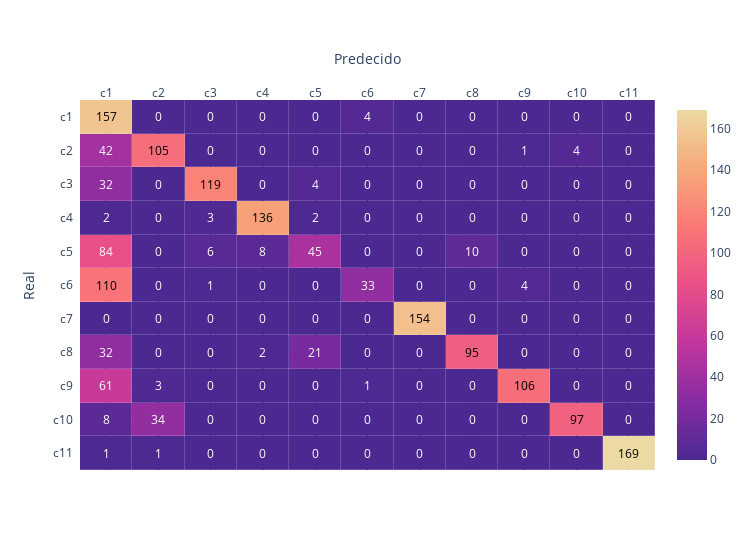

Notebook cell for this chart:
### Markdown cell above
<h6 style="color: black; background-color:#FF9933; padding: 5px; border-radius: 5px; width: 95%; font-size: 16px">
    Matriz de Confusión
</h6>

### Code cell
plot_multiclass_confusion_matrix(metricsPML1['matriz_confusion'])

### Figure 1 — Plotly figure (JSON) as saved in the notebook; plotly's stock layout.template omitted (floating-point values rounded to 4 significant figures)
{"data": [{"colorscale": [[0, "rgb(75, 41, 145)"], [0.1667, "rgb(135, 44, 162)"], [0.3333, "rgb(192, 54, 157)"], [0.5, "rgb(234, 79, 136)"], [0.6667, "rgb(250, 120, 118)"], [0.8333, "rgb(246, 169, 122)"], [1, "rgb(237, 217, 163)"]], "reversescale": false, "showscale": true, "type": "heatmap", "x": ["c1", "c2", "c3", "c4", "c5", "c6", "c7", "c8", "c9", "c10", "c11"], "xgap": 0.2, "y": ["c11", "c10", "c9", "c8", "c7", "c6", "c5", "c4", "c3", "c2", "c1"], "ygap": 0.2, "z": [[1, 1, 0, 0, 0, 0, 0, 0, 0, 0, 169], [8, 34, 0, 0, 0, 0, 0, 0, 0, 97, 0], [61, 3, 0, 0, 0, 1, 0, 0, 106, 0, 0], [32, 0, 0, 2, 21, 0, 0, 95, 0, 0, 0], [0, 0, 0, 0, 0, 0, 154, 0, 0, 0, 0], [110, 0, 1, 0, 0, 33, 0, 0, 4, 0, 0], [84, 0, 6, 8, 45, 0, 0, 10, 0, 0, 0], [2, 0, 3, 136, 2, 0, 0, 0, 0, 0, 0], [32, 0, 119, 0, 4, 0, 0, 0, 0, 0, 0], [42, 105, 0, 0, 0, 0, 0, 0, 1, 4, 0], [157, 0, 0, 0, 0, 4, 0, 0, 0, 0, 0]]}], "layout": {"annotations": [{"font": {"color": "#FFFFFF"}, "showarrow": false, "text": "1", "x": "c1", "xref": "x", "y": "c11", "yref": "y"}, {"font": {"color": "#FFFFFF"}, "showarrow": false, "text": "1", "x": "c2", "xref": "x", "y": "c11", "yref": "y"}, {"font": {"color": "#FFFFFF"}, "showarrow": false, "text": "0", "x": "c3", "xref": "x", "y": "c11", "yref": "y"}, {"font": {"color": "#FFFFFF"}, "showarrow": false, "text": "0", "x": "c4", "xref": "x", "y": "c11", "yref": "y"}, {"font": {"color": "#FFFFFF"}, "showarrow": false, "text": "0", "x": "c5", "xref": "x", "y": "c11", "yref": "y"}, {"font": {"color": "#FFFFFF"}, "showarrow": false, "text": "0", "x": "c6", "xref": "x", "y": "c11", "yref": "y"}, {"font": {"color": "#FFFFFF"}, "showarrow": false, "text": "0", "x": "c7", "xref": "x", "y": "c11", "yref": "y"}, {"font": {"color": "#FFFFFF"}, "showarrow": false, "text": "0", "x": "c8", "xref": "x", "y": "c11", "yref": "y"}, {"font": {"color": "#FFFFFF"}, "showarrow": false, "text": "0", "x": "c9", "xref": "x", "y": "c11", "yref": "y"}, {"font": {"color": "#FFFFFF"}, "showarrow": false, "text": "0", "x": "c10", "xref": "x", "y": "c11", "yref": "y"}, {"font": {"color": "#000000"}, "showarrow": false, "text": "169", "x": "c11", "xref": "x", "y": "c11", "yref": "y"}, {"font": {"color": "#FFFFFF"}, "showarrow": false, "text": "8", "x": "c1", "xref": "x", "y": "c10", "yref": "y"}, {"font": {"color": "#FFFFFF"}, "showarrow": false, "text": "34", "x": "c2", "xref": "x", "y": "c10", "yref": "y"}, {"font": {"color": "#FFFFFF"}, "showarrow": false, "text": "0", "x": "c3", "xref": "x", "y": "c10", "yref": "y"}, {"font": {"color": "#FFFFFF"}, "showarrow": false, "text": "0", "x": "c4", "xref": "x", "y": "c10", "yref": "y"}, {"font": {"color": "#FFFFFF"}, "showarrow": false, "text": "0", "x": "c5", "xref": "x", "y": "c10", "yref": "y"}, {"font": {"color": "#FFFFFF"}, "showarrow": false, "text": "0", "x": "c6", "xref": "x", "y": "c10", "yref": "y"}, {"font": {"color": "#FFFFFF"}, "showarrow": false, "text": "0", "x": "c7", "xref": "x", "y": "c10", "yref": "y"}, {"font": {"color": "#FFFFFF"}, "showarrow": false, "text": "0", "x": "c8", "xref": "x", "y": "c10", "yref": "y"}, {"font": {"color": "#FFFFFF"}, "showarrow": false, "text": "0", "x": "c9", "xref": "x", "y": "c10", "yref": "y"}, {"font": {"color": "#000000"}, "showarrow": false, "text": "97", "x": "c10", "xref": "x", "y": "c10", "yref": "y"}, {"font": {"color": "#FFFFFF"}, "showarrow": false, "text": "0", "x": "c11", "xref": "x", "y": "c10", "yref": "y"}, {"font": {"color": "#FFFFFF"}, "showarrow": false, "text": "61", "x": "c1", "xref": "x", "y": "c9", "yref": "y"}, {"font": {"color": "#FFFFFF"}, "showarrow": false, "text": "3", "x": "c2", "xref": "x", "y": "c9", "yref": "y"}, {"font": {"color": "#FFFFFF"}, "showarrow": false, "text": "0", "x": "c3", "xref": "x", "y": "c9", "yref": "y"}, {"font": {"color": "#FFFFFF"}, "showarrow": false, "text": "0", "x": "c4", "xref": "x", "y": "c9", "yref": "y"}, {"font": {"color": "#FFFFFF"}, "showarrow": false, "text": "0", "x": "c5", "xref": "x", "y": "c9", "yref": "y"}, {"font": {"color": "#FFFFFF"}, "showarrow": false, "text": "1", "x": "c6", "xref": "x", "y": "c9", "yref": "y"}, {"font": {"color": "#FFFFFF"}, "showarrow": false, "text": "0", "x": "c7", "xref": "x", "y": "c9", "yref": "y"}, {"font": {"color": "#FFFFFF"}, "showarrow": false, "text": "0", "x": "c8", "xref": "x", "y": "c9", "yref": "y"}, {"font": {"color": "#000000"}, "showarrow": false, "text": "106", "x": "c9", "xref": "x", "y": "c9", "yref": "y"}, {"font": {"color": "#FFFFFF"}, "showarrow": false, "text": "0", "x": "c10", "xref": "x", "y": "c9", "yref": "y"}, {"font": {"color": "#FFFFFF"}, "showarrow": false, "text": "0", "x": "c11", "xref": "x", "y": "c9", "yref": "y"}, {"font": {"color": "#FFFFFF"}, "showarrow": false, "text": "32", "x": "c1", "xref": "x", "y": "c8", "yref": "y"}, {"font": {"color": "#FFFFFF"}, "showarrow": false, "text": "0", "x": "c2", "xref": "x", "y": "c8", "yref": "y"}, {"font": {"color": "#FFFFFF"}, "showarrow": false, "text": "0", "x": "c3", "xref": "x", "y": "c8", "yref": "y"}, {"font": {"color": "#FFFFFF"}, "showarrow": false, "text": "2", "x": "c4", "xref": "x", "y": "c8", "yref": "y"}, {"font": {"color": "#FFFFFF"}, "showarrow": false, "text": "21", "x": "c5", "xref": "x", "y": "c8", "yref": "y"}, {"font": {"color": "#FFFFFF"}, "showarrow": false, "text": "0", "x": "c6", "xref": "x", "y": "c8", "yref": "y"}, {"font": {"color": "#FFFFFF"}, "showarrow": false, "text": "0", "x": "c7", "xref": "x", "y": "c8", "yref": "y"}, {"font": {"color": "#000000"}, "showarrow": false, "text": "95", "x": "c8", "xref": "x", "y": "c8", "yref": "y"}, {"font": {"color": "#FFFFFF"}, "showarrow": false, "text": "0", "x": "c9", "xref": "x", "y": "c8", "yref": "y"}, {"font": {"color": "#FFFFFF"}, "showarrow": false, "text": "0", "x": "c10", "xref": "x", "y": "c8", "yref": "y"}, {"font": {"color": "#FFFFFF"}, "showarrow": false, "text": "0", "x": "c11", "xref": "x", "y": "c8", "yref": "y"}, {"font": {"color": "#FFFFFF"}, "showarrow": false, "text": "0", "x": "c1", "xref": "x", "y": "c7", "yref": "y"}, {"font": {"color": "#FFFFFF"}, "showarrow": false, "text": "0", "x": "c2", "xref": "x", "y": "c7", "yref": "y"}, {"font": {"color": "#FFFFFF"}, "showarrow": false, "text": "0", "x": "c3", "xref": "x", "y": "c7", "yref": "y"}, {"font": {"color": "#FFFFFF"}, "showarrow": false, "text": "0", "x": "c4", "xref": "x", "y": "c7", "yref": "y"}, {"font": {"color": "#FFFFFF"}, "showarrow": false, "text": "0", "x": "c5", "xref": "x", "y": "c7", "yref": "y"}, {"font": {"color": "#FFFFFF"}, "showarrow": false, "text": "0", "x": "c6", "xref": "x", "y": "c7", "yref": "y"}, {"font": {"color": "#000000"}, "showarrow": false, "text": "154", "x": "c7", "xref": "x", "y": "c7", "yref": "y"}, {"font": {"color": "#FFFFFF"}, "showarrow": false, "text": "0", "x": "c8", "xref": "x", "y": "c7", "yref": "y"}, {"font": {"color": "#FFFFFF"}, "showarrow": false, "text": "0", "x": "c9", "xref": "x", "y": "c7", "yref": "y"}, {"font": {"color": "#FFFFFF"}, "showarrow": false, "text": "0", "x": "c10", "xref": "x", "y": "c7", "yref": "y"}, {"font": {"color": "#FFFFFF"}, "showarrow": false, "text": "0", "x": "c11", "xref": "x", "y": "c7", "yref": "y"}, {"font": {"color": "#000000"}, "showarrow": false, "text": "110", "x": "c1", "xref": "x", "y": "c6", "yref": "y"}, {"font": {"color": "#FFFFFF"}, "showarrow": false, "text": "0", "x": "c2", "xref": "x", "y": "c6", "yref": "y"}, {"font": {"color": "#FFFFFF"}, "showarrow": false, "text": "1", "x": "c3", "xref": "x", "y": "c6", "yref": "y"}, {"font": {"color": "#FFFFFF"}, "showarrow": false, "text": "0", "x": "c4", "xref": "x", "y": "c6", "yref": "y"}, {"font": {"color": "#FFFFFF"}, "showarrow": false, "text": "0", "x": "c5", "xref": "x", "y": "c6", "yref": "y"}, {"font": {"color": "#FFFFFF"}, "showarrow": false, "text": "33", "x": "c6", "xref": "x", "y": "c6", "yref": "y"}, {"font": {"color": "#FFFFFF"}, "showarrow": false, "text": "0", "x": "c7", "xref": "x", "y": "c6", "yref": "y"}, {"font": {"color": "#FFFFFF"}, "showarrow": false, "text": "0", "x": "c8", "xref": "x", "y": "c6", "yref": "y"}, {"font": {"color": "#FFFFFF"}, "showarrow": false, "text": "4", "x": "c9", "xref": "x", "y": "c6", "yref": "y"}, {"font": {"color": "#FFFFFF"}, "showarrow": false, "text": "0", "x": "c10", "xref": "x", "y": "c6", "yref": "y"}, {"font": {"color": "#FFFFFF"}, "showarrow": false, "text": "0", "x": "c11", "xref": "x", "y": "c6", "yref": "y"}, {"font": {"color": "#FFFFFF"}, "showarrow": false, "text": "84", "x": "c1", "xref": "x", "y": "c5", "yref": "y"}, {"font": {"color": "#FFFFFF"}, "showarrow": false, "text": "0", "x": "c2", "xref": "x", "y": "c5", "yref": "y"}, {"font": {"color": "#FFFFFF"}, "showarrow": false, "text": "6", "x": "c3", "xref": "x", "y": "c5", "yref": "y"}, {"font": {"color": "#FFFFFF"}, "showarrow": false, "text": "8", "x": "c4", "xref": "x", "y": "c5", "yref": "y"}, {"font": {"color": "#FFFFFF"}, "showarrow": false, "text": "45", "x": "c5", "xref": "x", "y": "c5", "yref": "y"}, {"font": {"color": "#FFFFFF"}, "showarrow": false, "text": "0", "x": "c6", "xref": "x", "y": "c5", "yref": "y"}, {"font": {"color": "#FFFFFF"}, "showarrow": false, "text": "0", "x": "c7", "xref": "x", "y": "c5", "yref": "y"}, {"font": {"color": "#FFFFFF"}, "showarrow": false, "text": "10", "x": "c8", "xref": "x", "y": "c5", "yref": "y"}, {"font": {"color": "#FFFFFF"}, "showarrow": false, "text": "0", "x": "c9", "xref": "x", "y": "c5", "yref": "y"}, {"font": {"color": "#FFFFFF"}, "showarrow": false, "text": "0", "x": "c10", "xref": "x", "y": "c5", "yref": "y"}, {"font": {"color": "#FFFFFF"}, "showarrow": false, "text": "0", "x": "c11", "xref": "x", "y": "c5", "yref": "y"}, {"font": {"color": "#FFFFFF"}, "showarrow": false, "text": "2", "x": "c1", "xref": "x", "y": "c4", "yref": "y"}, {"font": {"color": "#FFFFFF"}, "showarrow": false, "text": "0", "x": "c2", "xref": "x", "y": "c4", "yref": "y"}, {"font": {"color": "#FFFFFF"}, "showarrow": false, "text": "3", "x": "c3", "xref": "x", "y": "c4", "yref": "y"}, {"font": {"color": "#000000"}, "showarrow": false, "text": "136", "x": "c4", "xref": "x", "y": "c4", "yref": "y"}, {"font": {"color": "#FFFFFF"}, "showarrow": false, "text": "2", "x": "c5", "xref": "x", "y": "c4", "yref": "y"}, {"font": {"color": "#FFFFFF"}, "showarrow": false, "text": "0", "x": "c6", "xref": "x", "y": "c4", "yref": "y"}, {"font": {"color": "#FFFFFF"}, "showarrow": false, "text": "0", "x": "c7", "xref": "x", "y": "c4", "yref": "y"}, {"font": {"color": "#FFFFFF"}, "showarrow": false, "text": "0", "x": "c8", "xref": "x", "y": "c4", "yref": "y"}, {"font": {"color": "#FFFFFF"}, "showarrow": false, "text": "0", "x": "c9", "xref": "x", "y": "c4", "yref": "y"}, {"font": {"color": "#FFFFFF"}, "showarrow": false, "text": "0", "x": "c10", "xref": "x", "y": "c4", "yref": "y"}, {"font": {"color": "#FFFFFF"}, "showarrow": false, "text": "0", "x": "c11", "xref": "x", "y": "c4", "yref": "y"}, {"font": {"color": "#FFFFFF"}, "showarrow": false, "text": "32", "x": "c1", "xref": "x", "y": "c3", "yref": "y"}, {"font": {"color": "#FFFFFF"}, "showarrow": false, "text": "0", "x": "c2", "xref": "x", "y": "c3", "yref": "y"}, {"font": {"color": "#000000"}, "showarrow": false, "text": "119", "x": "c3", "xref": "x", "y": "c3", "yref": "y"}, {"font": {"color": "#FFFFFF"}, "showarrow": false, "text": "0", "x": "c4", "xref": "x", "y": "c3", "yref": "y"}, {"font": {"color": "#FFFFFF"}, "showarrow": false, "text": "4", "x": "c5", "xref": "x", "y": "c3", "yref": "y"}, {"font": {"color": "#FFFFFF"}, "showarrow": false, "text": "0", "x": "c6", "xref": "x", "y": "c3", "yref": "y"}, {"font": {"color": "#FFFFFF"}, "showarrow": false, "text": "0", "x": "c7", "xref": "x", "y": "c3", "yref": "y"}, {"font": {"color": "#FFFFFF"}, "showarrow": false, "text": "0", "x": "c8", "xref": "x", "y": "c3", "yref": "y"}, {"font": {"color": "#FFFFFF"}, "showarrow": false, "text": "0", "x": "c9", "xref": "x", "y": "c3", "yref": "y"}, {"font": {"color": "#FFFFFF"}, "showarrow": false, "text": "0", "x": "c10", "xref": "x", "y": "c3", "yref": "y"}, {"font": {"color": "#FFFFFF"}, "showarrow": false, "text": "0", "x": "c11", "xref": "x", "y": "c3", "yref": "y"}, {"font": {"color": "#FFFFFF"}, "showarrow": false, "text": "42", "x": "c1", "xref": "x", "y": "c2", "yref": "y"}, {"font": {"color": "#000000"}, "showarrow": false, "text": "105", "x": "c2", "xref": "x", "y": "c2", "yref": "y"}, {"font": {"color": "#FFFFFF"}, "showarrow": false, "text": "0", "x": "c3", "xref": "x", "y": "c2", "yref": "y"}, {"font": {"color": "#FFFFFF"}, "showarrow": false, "text": "0", "x": "c4", "xref": "x", "y": "c2", "yref": "y"}, {"font": {"color": "#FFFFFF"}, "showarrow": false, "text": "0", "x": "c5", "xref": "x", "y": "c2", "yref": "y"}, {"font": {"color": "#FFFFFF"}, "showarrow": false, "text": "0", "x": "c6", "xref": "x", "y": "c2", "yref": "y"}, {"font": {"color": "#FFFFFF"}, "showarrow": false, "text": "0", "x": "c7", "xref": "x", "y": "c2", "yref": "y"}, {"font": {"color": "#FFFFFF"}, "showarrow": false, "text": "0", "x": "c8", "xref": "x", "y": "c2", "yref": "y"}, {"font": {"color": "#FFFFFF"}, "showarrow": false, "text": "1", "x": "c9", "xref": "x", "y": "c2", "yref": "y"}, {"font": {"color": "#FFFFFF"}, "showarrow": false, "text": "4", "x": "c10", "xref": "x", "y": "c2", "yref": "y"}, {"font": {"color": "#FFFFFF"}, "showarrow": false, "text": "0", "x": "c11", "xref": "x", "y": "c2", "yref": "y"}, {"font": {"color": "#000000"}, "showarrow": false, "text": "157", "x": "c1", "xref": "x", "y": "c1", "yref": "y"}, {"font": {"color": "#FFFFFF"}, "showarrow": false, "text": "0", "x": "c2", "xref": "x", "y": "c1", "yref": "y"}, {"font": {"color": "#FFFFFF"}, "showarrow": false, "text": "0", "x": "c3", "xref": "x", "y": "c1", "yref": "y"}, {"font": {"color": "#FFFFFF"}, "showarrow": false, "text": "0", "x": "c4", "xref": "x", "y": "c1", "yref": "y"}, {"font": {"color": "#FFFFFF"}, "showarrow": false, "text": "0", "x": "c5", "xref": "x", "y": "c1", "yref": "y"}, {"font": {"color": "#FFFFFF"}, "showarrow": false, "text": "4", "x": "c6", "xref": "x", "y": "c1", "yref": "y"}, {"font": {"color": "#FFFFFF"}, "showarrow": false, "text": "0", "x": "c7", "xref": "x", "y": "c1", "yref": "y"}, {"font": {"color": "#FFFFFF"}, "showarrow": false, "text": "0", "x": "c8", "xref": "x", "y": "c1", "yref": "y"}, {"font": {"color": "#FFFFFF"}, "showarrow": false, "text": "0", "x": "c9", "xref": "x", "y": "c1", "yref": "y"}, {"font": {"color": "#FFFFFF"}, "showarrow": false, "text": "0", "x": "c10", "xref": "x", "y": "c1", "yref": "y"}, {"font": {"color": "#FFFFFF"}, "showarrow": false, "text": "0", "x": "c11", "xref": "x", "y": "c1", "yref": "y"}], "height": 550, "width": 750, "xaxis": {"autorange": true, "dtick": 1, "gridcolor": "rgb(0, 0, 0)", "range": [-0.5, 10.5], "side": "top", "ticks": "", "title": {"text": "Predecido"}, "type": "category"}, "yaxis": {"autorange": true, "dtick": 1, "range": [-0.5, 10.5], "ticks": "", "ticksuffix": "  ", "title": {"text": "Real"}, "type": "category"}}}
